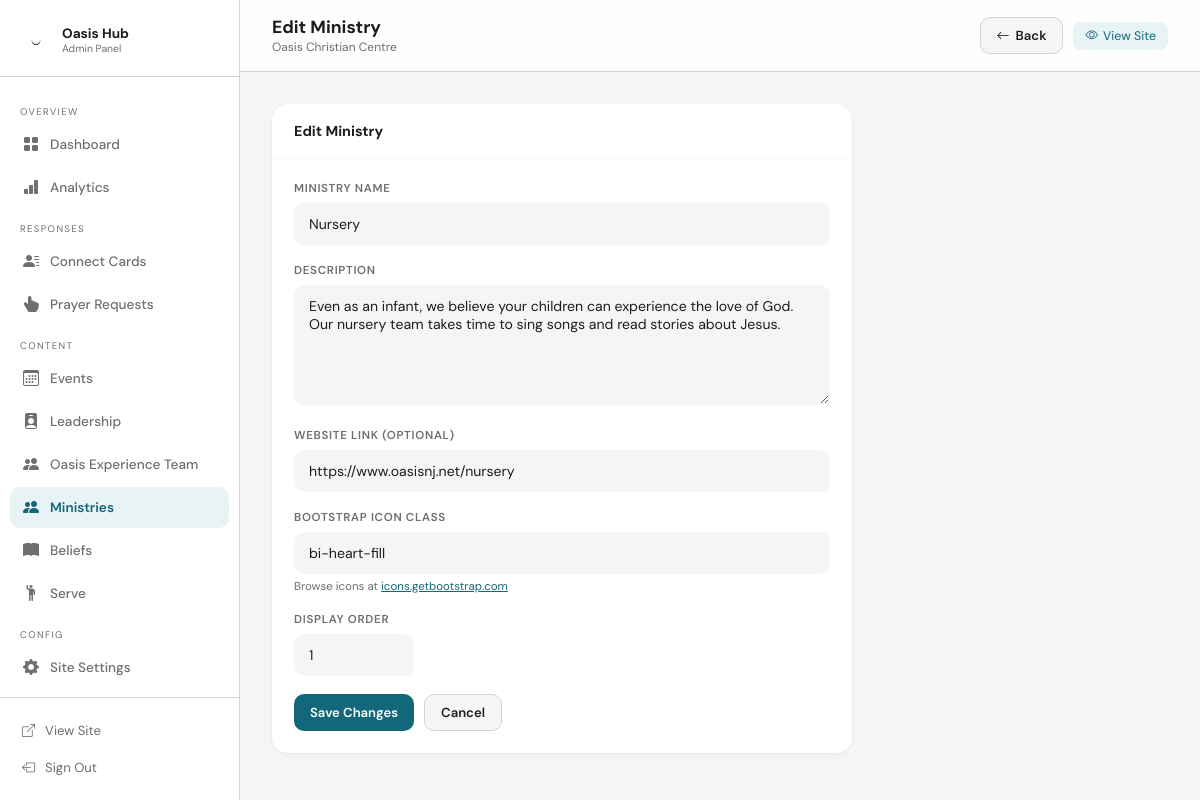
The app's page /admin/ministries/1/edit (signed in) with its own data.
### tables this page shows
CREATE TABLE ministries (
        id INTEGER PRIMARY KEY AUTOINCREMENT, name TEXT NOT NULL,
        description TEXT DEFAULT '', url TEXT DEFAULT '',
        icon TEXT DEFAULT 'bi-people-fill', sort_order INTEGER DEFAULT 0
    );

### member.py (the view, shortened to what this page needs)
@app.route('/admin/ministries/<int:mid>/edit',methods=['GET','POST'])
@login_required
def admin_ministry_edit(mid):
    conn=get_db(); m=conn.execute("SELECT * FROM ministries WHERE id=?",(mid,)).fetchone()
    if not m: conn.close(); return redirect(url_for('admin_ministries'))
    conn.close(); return render_template('admin/ministry_form.html',ministry=m)

### member.py (called while the page is built)
def get_db():
    conn = sqlite3.connect(DB)
    conn.row_factory = sqlite3.Row
    conn.execute("PRAGMA journal_mode=WAL")
    conn.execute("PRAGMA foreign_keys=ON")
    return conn

def login_required(f):
    @wraps(f)
    def dec(*a,**kw):
        if not session.get('admin_logged_in'): return redirect(url_for('admin_login'))
        return f(*a,**kw)
    return dec

### templates/admin/ministry_form.html (shortened to what this page needs)
{% extends "admin/base.html" %}
{% block page_title %}{{ 'Edit Ministry' if ministry else 'Add Ministry' }}{% endblock %}
{% block topbar_actions %}
    <a href="{{ url_for('admin_ministries') }}" class="btn btn-ghost"><i class="bi bi-arrow-left"></i> Back</a>
{% endblock %}
{% block content %}
<div class="card" style="max-width:580px;">
    <div class="card-header"><div class="card-title">{{ 'Edit' if ministry else 'New' }} Ministry</div></div>
    <div class="card-body">
        <form method="POST">
            <div class="form-group">
                <label class="form-label">Ministry Name</label>
                <input type="text" name="name" class="form-control" value="{{ ministry.name if ministry else '' }}" required placeholder="e.g. Circles Small Groups">
            </div>
            <div class="form-group">
                <label class="form-label">Description</label>
                <textarea name="description" class="form-control" style="min-height:120px;" placeholder="A short description shown in the app...">{{ ministry.description if ministry else '' }}</textarea>
            </div>
            <div class="form-group">
                <label class="form-label">Website Link (optional)</label>
                <input type="url" name="url" class="form-control" value="{{ ministry.url if ministry else '' }}" placeholder="https://www.oasisnj.net/circles">
            </div>
            <div class="form-group">
                <label class="form-label">Bootstrap Icon Class</label>
                <input type="text" name="icon" class="form-control" value="{{ ministry.icon if ministry else 'bi-people-fill' }}" placeholder="bi-people-fill">
                <div style="font-size:0.72rem; color:#6e6e73; margin-top:5px;">Browse icons at <a href="https://icons.getbootstrap.com" target="_blank" style="color:#13677A;">icons.getbootstrap.com</a></div>
            </div>
            <div class="form-group">
                <label class="form-label">Display Order</label>
                <input type="number" name="sort_order" class="form-control" value="{{ ministry.sort_order if ministry else 99 }}" style="width:120px;">
            </div>
            <div style="display:flex; gap:10px; margin-top:8px;">
                <button type="submit" class="btn btn-primary">{{ 'Save Changes' if ministry else 'Add Ministry' }}</button>
                <a href="{{ url_for('admin_ministries') }}" class="btn btn-ghost">Cancel</a>
            </div>
        </form>
    </div>
</div>
{% endblock %}

### templates/admin/base.html (style rules this page uses)
:root { --teal: #13677A; --teal-light: #e8f3f5; --orange: #F2541B; --orange-light: #fef1ec; --bg: #F5F5F7; --card: #fff; --text: #1d1d1f; --sub: #6e6e73; --line: #d2d2d7; --sidebar: 240px; --success: #34c759; --danger: #ff3b30; --info: #007aff; }
* { margin:0; padding:0; box-sizing:border-box; }
body { font-family:'DM Sans',sans-serif; background:var(--bg); color:var(--text); display:flex; min-height:100vh; }
.btn { display: inline-flex; align-items: center; gap: 6px; padding: 9px 16px; border-radius: 10px; font-family: 'DM Sans', sans-serif; font-size: 0.82rem; font-weight: 600; border: none; cursor: pointer; text-decoration: none; transition: opacity 0.15s, transform 0.15s; }
.btn-primary { background: var(--teal); color: #fff; }
.btn-ghost { background: var(--bg); color: var(--text); border: 1px solid var(--line); }
.card { background: var(--card); border-radius: 16px; box-shadow: 0 1px 4px rgba(0,0,0,0.06); overflow: hidden; }
.card-header { padding: 18px 22px; border-bottom: 1px solid var(--bg); display: flex; align-items: center; justify-content: space-between; }
.card-title { font-size: 0.9rem; font-weight: 700; color: var(--text); }
.card-body { padding: 22px; }
.form-group { margin-bottom: 18px; }
.form-label { display: block; font-size: 0.72rem; font-weight: 600; letter-spacing: 0.06em; text-transform: uppercase; color: var(--sub); margin-bottom: 7px; }
.form-control { width: 100%; background: var(--bg); border: 1.5px solid transparent; border-radius: 10px; padding: 11px 14px; font-family: 'DM Sans', sans-serif; font-size: 0.88rem; color: var(--text); outline: none; transition: border-color 0.2s, background 0.2s; }
textarea.form-control { min-height: 100px; resize: vertical; }

### records on screen
ministries: name "Nursery", description "Even as an infant, we believe your children can experience the love of God. Our nursery team takes time to sing songs and read stories about Jesus.", url "https://www.oasisnj.net/nursery", icon "bi-heart-fill", sort_order "1"

### other values on screen
{{ 'Edit Ministry' if ministry else 'Add Ministry' }} "Edit Ministry"
{{ 'Edit' if ministry else 'New' }} "Edit"
{{ 'Save Changes' if ministry else 'Add Ministry' }} "Save Changes"
